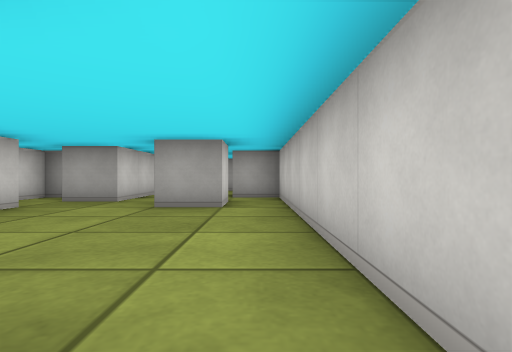
[1] (above)

24 first-person views from a walk through a cub3D level. The camera is about half as high as the walls, looks level and sees 80° across. The floor is counted in squares. Each view is taken from the middle of a square. On the plan, view 1 faces up. The plan holds only what a view shows up to about 9 squares ahead; the rest is blank.

[2]
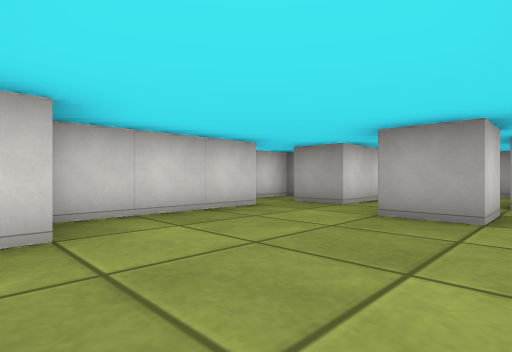

[3]
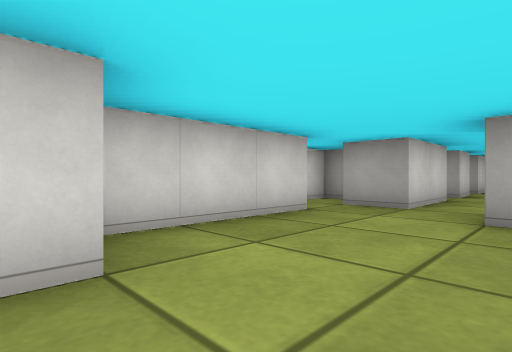

[4]
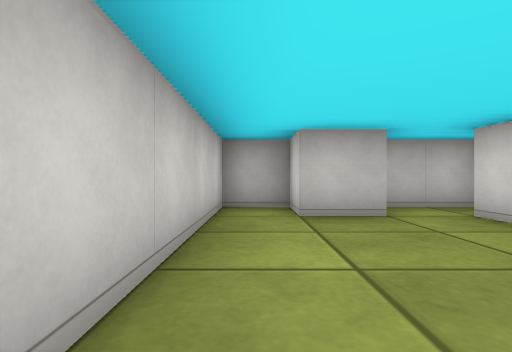

[5]
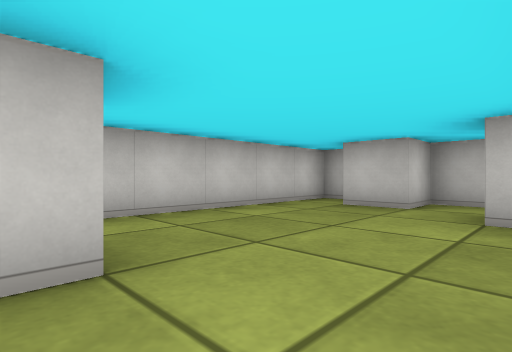

[6]
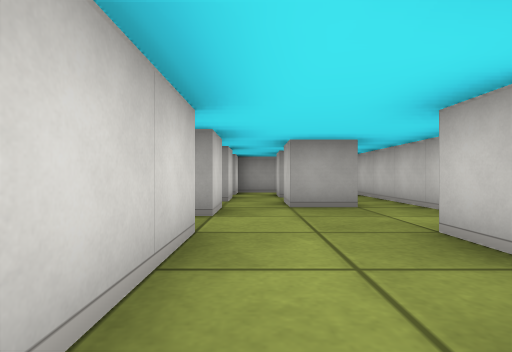

[7]
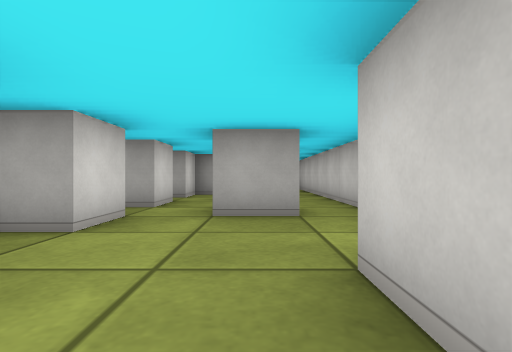

[8]
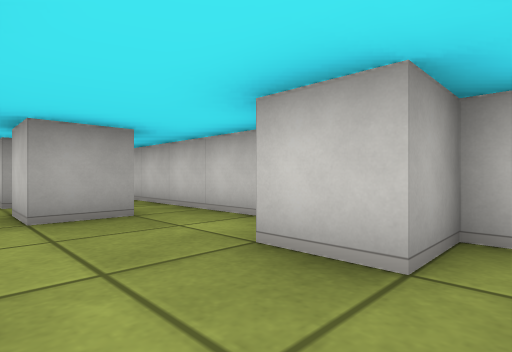

[9]
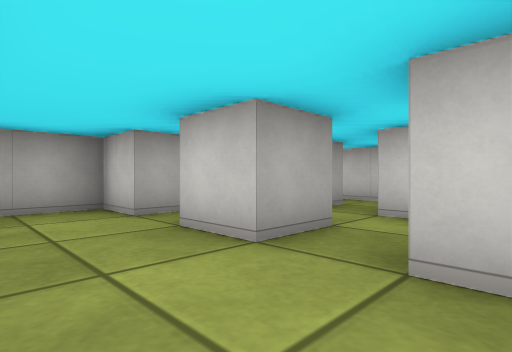

[10]
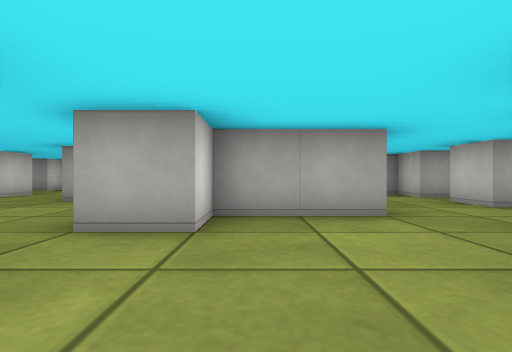

[11]
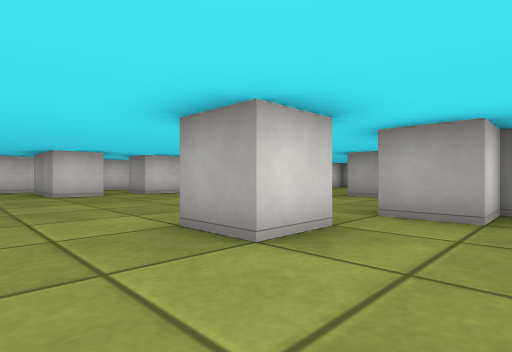

[12]
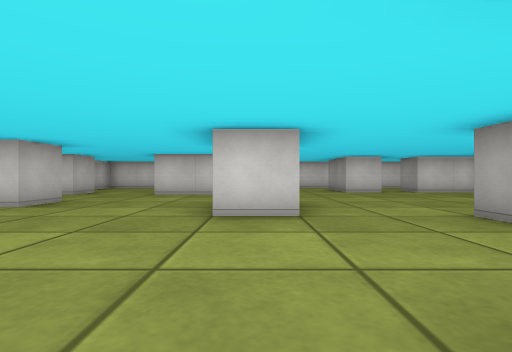

[13]
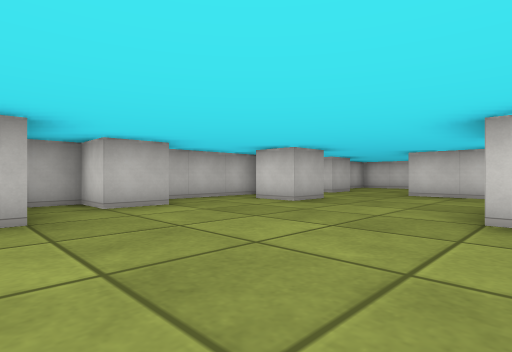

[14]
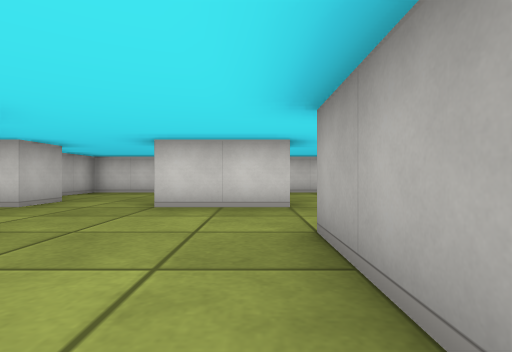

[15]
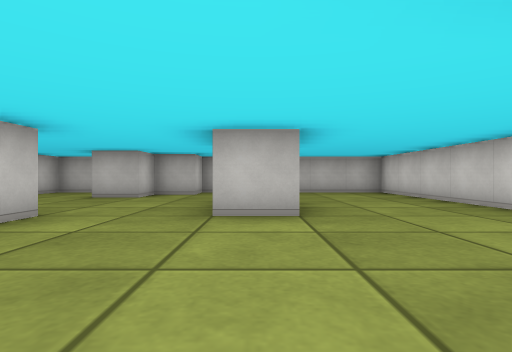

[16]
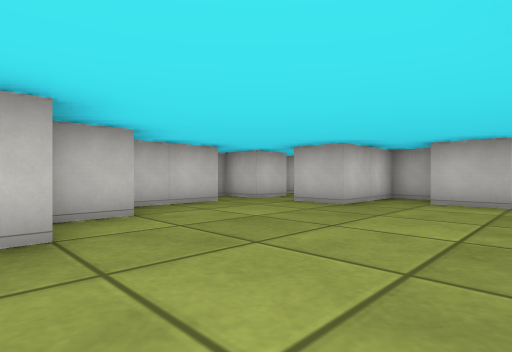

[17]
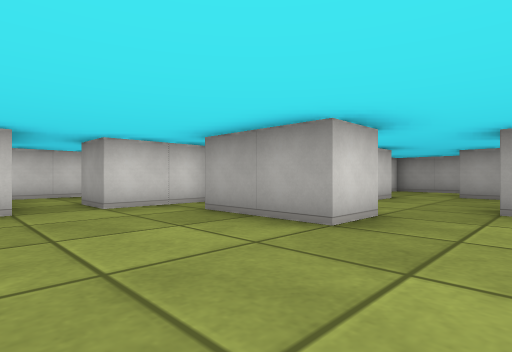

[18]
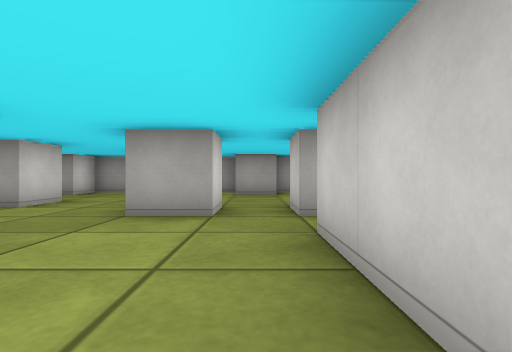

[19]
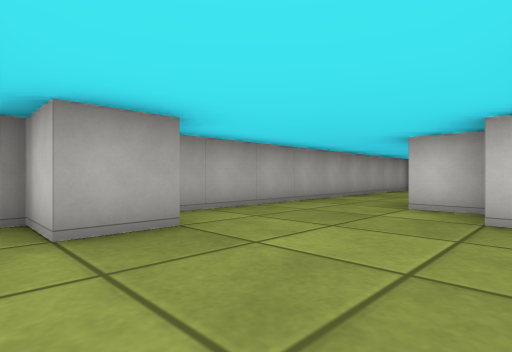

[20]
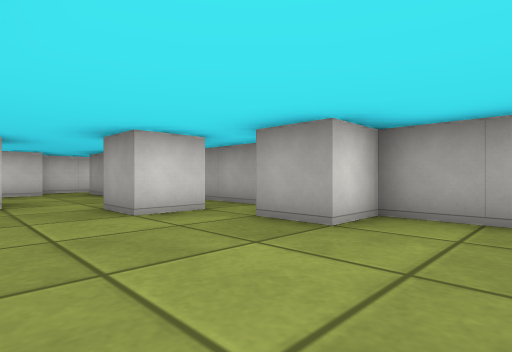

[21]
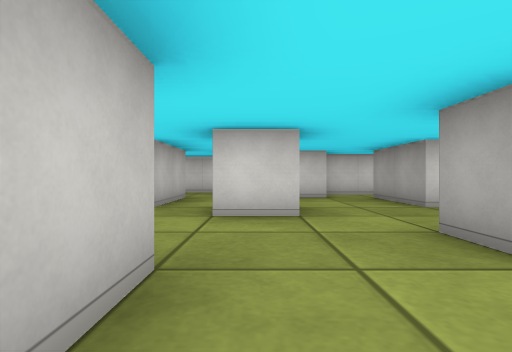

[22]
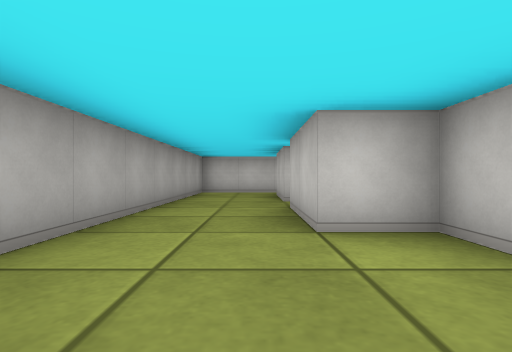

[23]
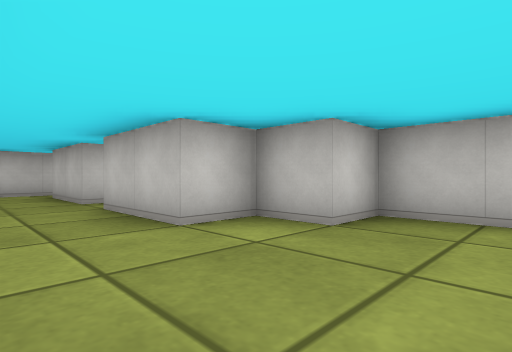

[24]
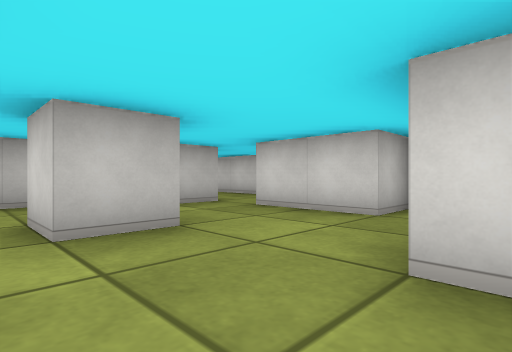

### Floor plan
Key: @ floor where view 1 was taken; # wall or solid block; . floor.
Columns run from 18 left of view 1 to 1 right of it. Each row starts with its distance up from view 1.
 17     ################
 16  #.##....#.........#
 15  #.....#...........#
 14  ##..........#####.#
 13   #..#......##.#...#
 12 #.......#.###....#.#
 11 #..###..... #..#...#
 10 #..#.##...###....#.#
  9 #..#......#....#...#
  8 #............. #...#
  7 #.##.....#...###..##
  6 #............#.#...#
  5 #...........##...#.#
  4 #......##....##....#
  3 #...#.........#....#
  2 #...#.........##...#
  1 #..............#...#
  0 #......#....#.##.#@#
 -1 #...#.##..#.# .#####
 -2 ################

Where each view was taken, in squares from view 1:
view 1: 0 up, 0 right, facing up
view 2: 1 up, 0 right, facing up-left
view 3: 1 up, 1 left, facing up-left
view 4: 4 up, 0 right, facing down
view 5: 5 up, 3 left, facing down-right
view 6: 5 up, 2 left, facing up
view 7: 6 up, 1 left, facing up
view 8: 6 up, 2 left, facing up-right
view 9: 9 up, 5 left, facing up-right
view 10: 6 up, 7 left, facing up
view 11: 5 up, 7 left, facing up-left
view 12: 4 up, 6 left, facing left
view 13: 4 up, 6 left, facing down-left
view 14: 3 up, 9 left, facing left
view 15: 7 up, 14 left, facing down
view 16: 5 up, 9 left, facing down-right
view 17: 7 up, 10 left, facing up-left
view 18: 8 up, 9 left, facing up
view 19: 13 up, 10 left, facing up-right
view 20: 13 up, 7 left, facing up-left
view 21: 13 up, 9 left, facing left
view 22: 15 up, 8 left, facing right
view 23: 16 up, 8 left, facing down-right
view 24: 16 up, 12 left, facing down-left
